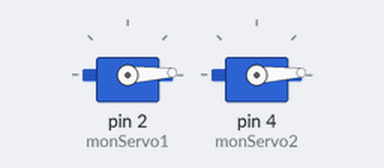
Bench run of a sketch on a simulated Arduino Uno, built with avr-gcc and run on an emulated ATmega328P. On the bench: 2 × servo.

Above: at 0.05 s.
At 0.65 s:
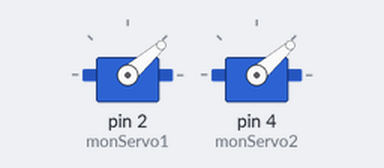
At 1.25 s:
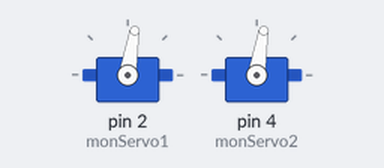
At 2.5 s:
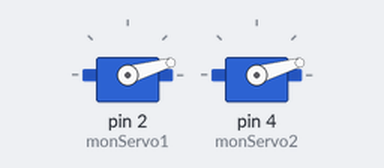
Timing chart, 0 to 6.3 s (numbered marks = the images above):
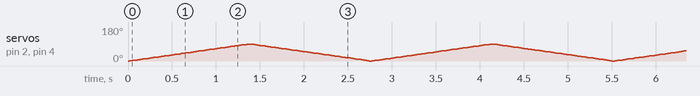

The sketch:

sketch_mar01a.ino
```cpp
#include <Servo.h>

Servo monServo1;       // Créé un objet 'Servo' et l'appelle 'monServo1'
Servo monServo2;       // Créé un objet 'Servo' et l'appelle 'monServo2'
int posiMoteur = 0;    // Défini une variable pour positionner nos moteurs

void setup()
{
  monServo1.attach(2);  // Relie le servo monServo1 au pin 2
  monServo2.attach(4);
}
void loop()
{
  for(posiMoteur = 0; posiMoteur <= 90; posiMoteur += 1) // Va faire 90 boucles en
  {     // incrémentant posiMoteur
    monServo1.write(posiMoteur);
    monServo2.write(posiMoteur);      // demande au moteur d’aller dans la
    delay(15);    // position définie par posiMoteur
}
  for(posiMoteur = 90; posiMoteur>=0; posiMoteur-=1)  //répète l’opération précédente
{  // en sens inverse
    monServo1.write(posiMoteur);
    monServo2.write(posiMoteur);
    delay(15);                       // Attends 15 millisecondes pour donner le temps au moteur de
  }
}
```
